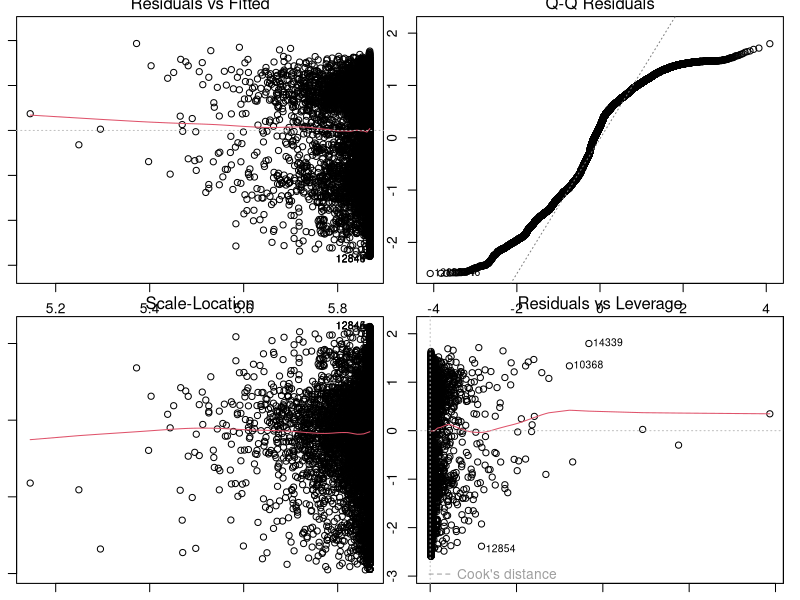
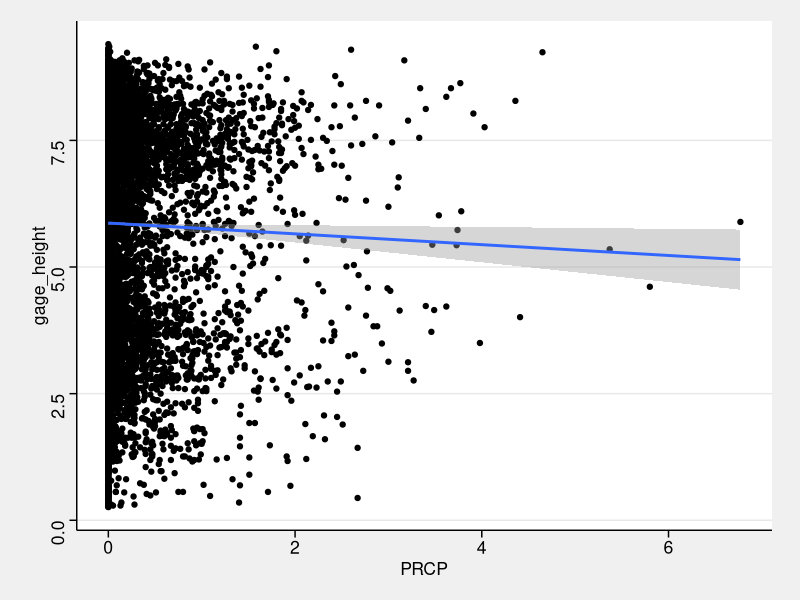
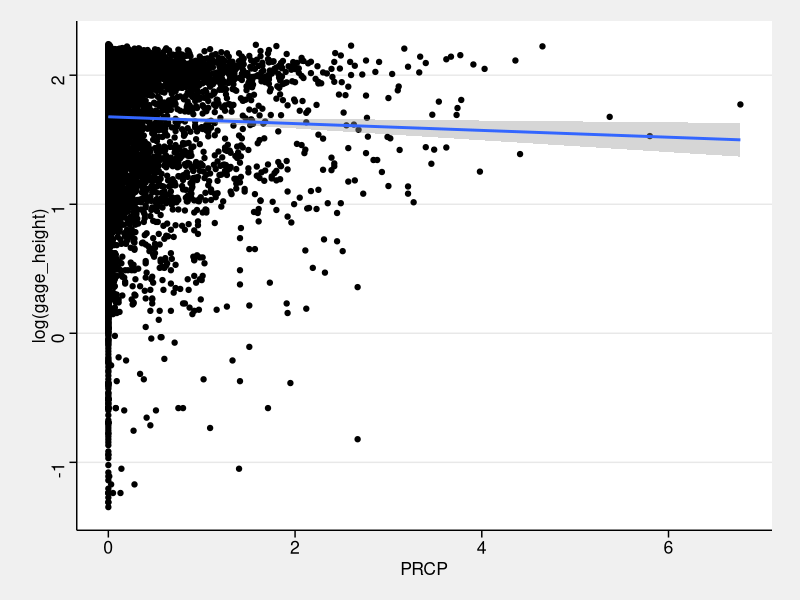
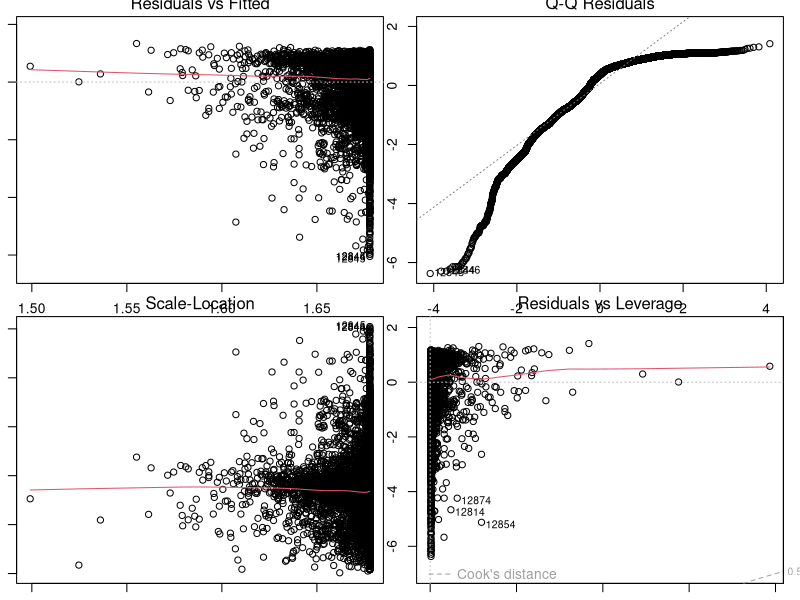
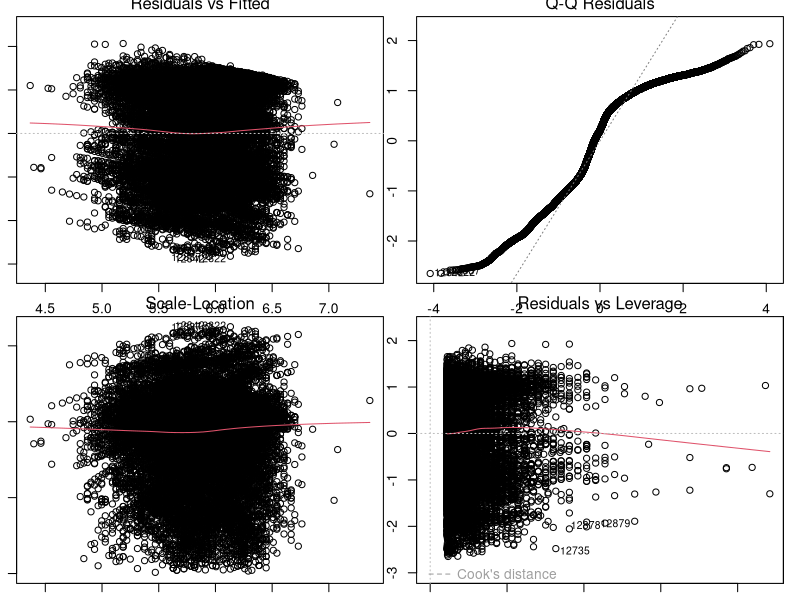
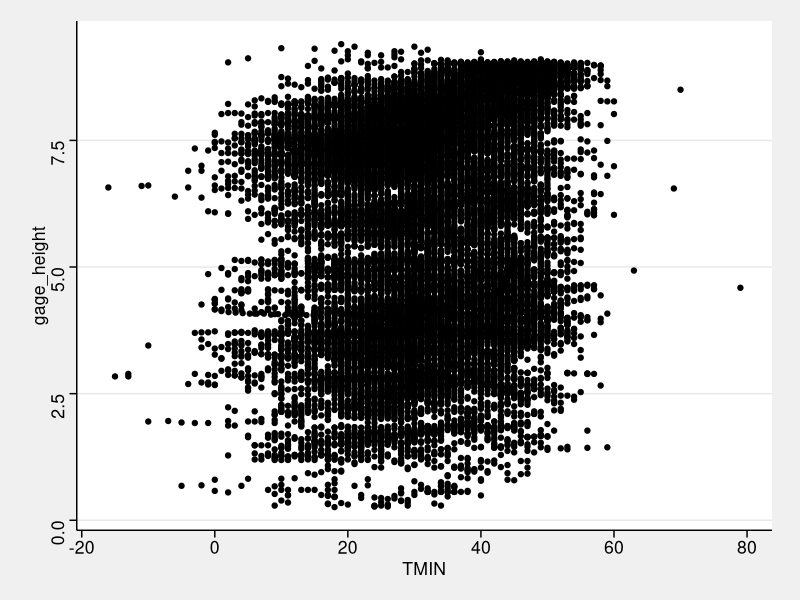
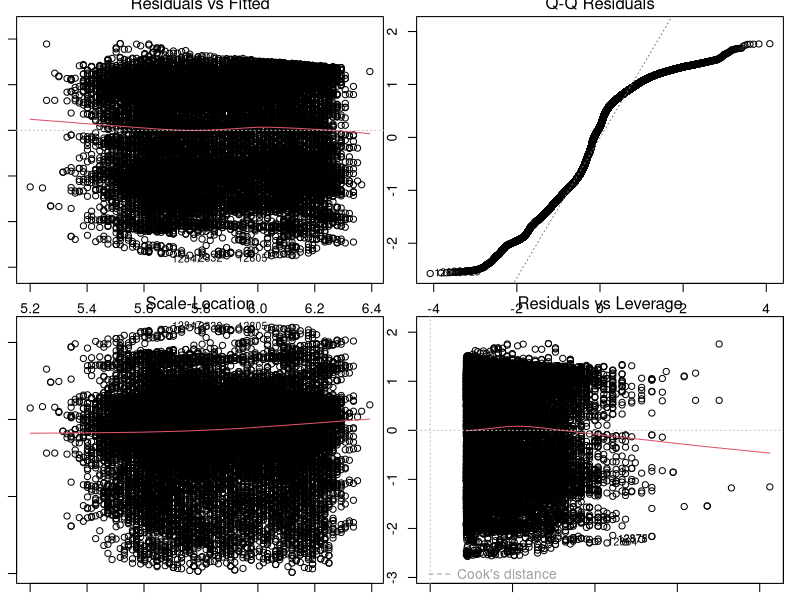
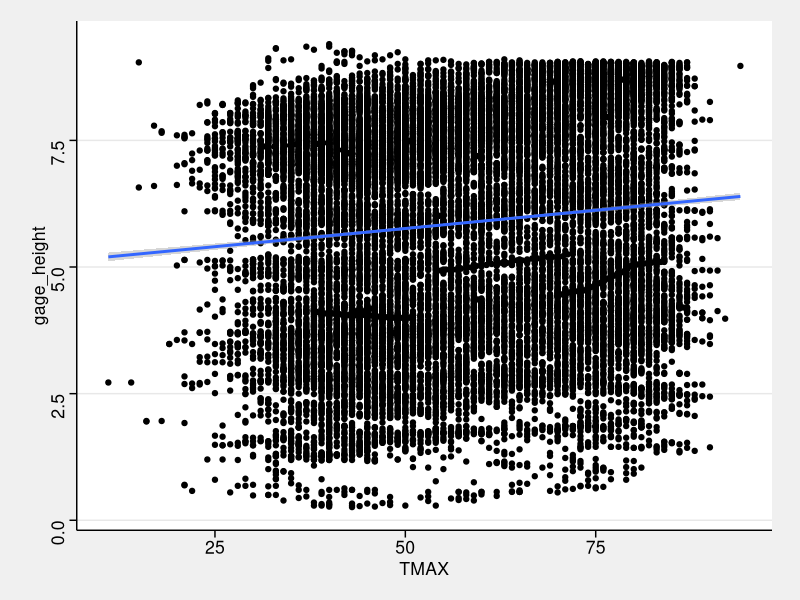

Recreate these plots in R, in order.
## ---- chunk 1
knitr::opts_chunk$set(echo = TRUE)
## ---- chunk 2
getwd()
library(tidyverse)
library(ggthemes)
library(lubridate)

USGS_gage_processed <- read.csv("./Data/Processed/USGS_Site10337000_gage_processed.csv")
NOAA_climate_processed <- read.csv("./Data/Processed/NOAA_TahoeCity_climate_processed.csv")
USGS_NOAA_combined <- read.csv("./Data/Processed/USGS_NOAA_combined_processed.csv")
USGS_NOAA_samedates <- read.csv("./Data/Processed/USGS_NOAA_samedate_processed.csv")

#theme
mytheme <- theme_stata(base_size = 14, base_family = "sans", scheme = "s2mono") +
  theme(axis.text = element_text(color = "black"), 
        legend.position = "top")

theme_set(mytheme)
## ---- chunk 3
#Changing to date format
USGS_gage_processed$DATE <- as.Date(USGS_gage_processed$DATE, format = "%Y-%m-%d") 
class(USGS_gage_processed$DATE)

NOAA_climate_processed$DATE <- as.Date(NOAA_climate_processed$DATE, format = "%Y-%m-%d")

USGS_NOAA_combined$DATE <- as.Date(USGS_NOAA_combined$DATE, format = "%Y-%m-%d")
## ---- chunk 4
#can we predict lake level (gage height) from precipitation
gage_height_slm <- lm(data = USGS_NOAA_samedates, gage_height ~ PRCP)
summary(gage_height_slm)
#for every 1(in) of precipitation, there is -0.107 gage height. 0(in) in precip is 5.86 ft of gage height
#0.01% of lake level is explained by precip
#significant pvalue 0.01853

cor.test(USGS_NOAA_samedates$gage_height,USGS_NOAA_samedates$PRCP)
#t = -2.355, df = 22732, p-value = 0.01853
# cor -0.0156181
#Gage height decreases with more rain??
## ---- chunk 5
par(mfrow = c(2,2), mar=c(1,1,1,1))
plot(gage_height_slm)
par(mfrow = c(1,1))
#don't put in a report, just use to validate your results 
## ---- chunk 6
gageheight_by_prcp <- ggplot(USGS_NOAA_samedates, aes(x = PRCP, y = gage_height)) +
  geom_point() +
  geom_smooth(method = "lm")
print(gageheight_by_prcp)
#no linear relationship

ggplot(USGS_NOAA_samedates, aes(x = PRCP, y = log(gage_height))) +
  geom_point() +
  geom_smooth(method = "lm")
## ---- chunk 7
#single lm with log gage height
gage_height_slm2 <- lm(data = USGS_NOAA_samedates, log(gage_height) ~ PRCP)
summary(gage_height_slm2)
#one unit increase in prcp, a change in log value of gage height is -0.026
#p-value: 0.008027, 22732 DF, Adjusted R-squared:  0.0002651

par(mfrow = c(2,2), mar=c(1,1,1,1))
plot(gage_height_slm2)
par(mfrow = c(1,1))
## ---- chunk 8
gage_height_slm3 <- lm(data = USGS_NOAA_samedates, gage_height ~ TMIN)
summary(gage_height_slm3)
#p-value: < 2.2e-16 , Adjusted R-squared:   0.02527 , 22732 degrees of freedom

par(mfrow = c(2,2), mar=c(1,1,1,1))
plot(gage_height_slm3)
par(mfrow = c(1,1))

gage_height_slm3 <- lm(data = USGS_NOAA_samedates, log(gage_height) ~ TMIN)
summary(gage_height_slm3)

ggplot(USGS_NOAA_samedates, aes(x = TMIN, y = gage_height)) +
  geom_point()
## ---- chunk 9
gage_height_slm4 <- lm(data = USGS_NOAA_samedates, gage_height ~ TMAX)
summary(gage_height_slm4)
#p-value: < 2.2e-16 , Adjusted R-squared:  0.01105, 22732 degrees of freedom

par(mfrow = c(2,2), mar=c(1,1,1,1))
plot(gage_height_slm4)
par(mfrow = c(1,1))

gage_height_slm5 <- lm(data = USGS_NOAA_samedates, log(gage_height) ~ TMAX)
summary(gage_height_slm4) #same results as reg data 

ggplot(USGS_NOAA_samedates, aes(x = TMAX, y = gage_height)) +
  geom_point() +
  geom_smooth(method = "lm")
## ---- chunk 10
#non-parametric equivalent: Spearman's Rho
cor.test(USGS_NOAA_samedates$gage_height, USGS_NOAA_samedates$PRCP, method = "spearman", exact = FALSE)
#rho -0.02840093 , S = 2.0139e+12, p-value = 1.845e-05
## ---- chunk 11
gage_height_mlm <- lm(data = USGS_NOAA_samedates, gage_height ~ PRCP + TMIN + SNOW)
summary(gage_height_mlm)
#p-value: < 2.2e-16, TMIN and SNOW and PRCP are significant predictors of gage height 
#Adjusted R-squared:  0.02595  %3 of our data is explained by predictors 
#df 22730 

ggplot(USGS_NOAA_combined, aes(x = PRCP, y = gage_height, color = TMIN)) +
  geom_point()

par(mfrow = c(2,2), mar=c(1,1,1,1))
plot(gage_height_mlm)
par(mfrow = c(1,1))

## ---- chunk 12
#Akaike's information criterion (AIC) step regression
#Tahoe.naomit <- USGS_NOAA_combined %>%
 # select(gage_height, PRCP, SNOW, SNWD, TMAX, TMIN) %>%
  #na.omit()

Gage_AIC <- lm(data = USGS_NOAA_samedates, gage_height ~ PRCP + SNOW + SNWD + TMAX + TMIN)
step(Gage_AIC)
#lm(formula = gage_height ~ PRCP + SNWD + TMAX + TMIN, data = USGS_NOAA_samedates)
#(Intercept)         PRCP         SNWD         TMAX         TMIN  
  #  4.85924     -0.31145      0.01462     -0.02103      0.06739  

Gage_model_AIC <- lm(data = USGS_NOAA_samedates, gage_height ~ PRCP + SNWD + TMAX + TMIN)
summary(Gage_model_AIC)
#p-value: < 2.2e-16, Adjusted R-squared:  0.03838, 22729 DF
#all variables are sig predictors of gage height 
AIC(Gage_model_AIC)
plot(Gage_model_AIC, which = c(1))
plot(Gage_model_AIC, which = c(2))
car::vif(Gage_model_AIC)
lmtest::bptest(Gage_model_AIC)
#ols_plot_cooksd_bar(Gage_model_AIC)
